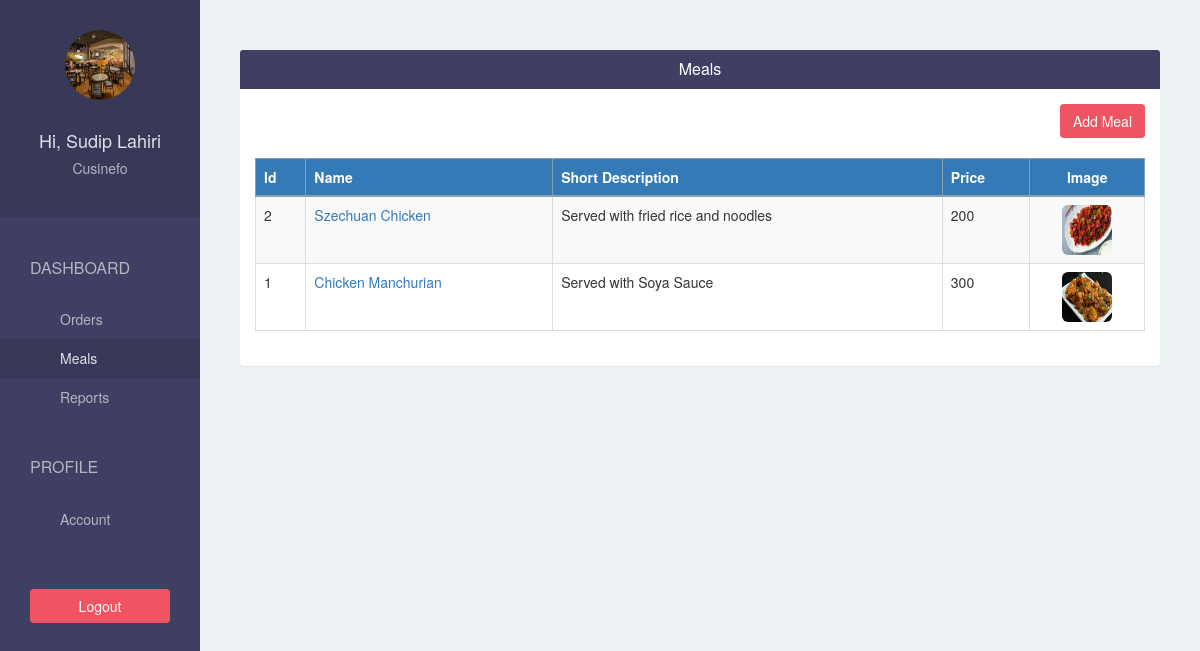
Page /restaurant/meal/ (signed in) on the committed database.
### foodtaskerapp/models.py (models this page shows, shortened)
class Restaurant(models.Model):
    user = models.OneToOneField(User, on_delete=models.CASCADE, related_name='restaurant')
    name = models.CharField(max_length=500)
    phone = models.CharField(max_length=500)
    address = models.CharField(max_length=500)
    logo = models.ImageField(upload_to='restaurant_logo/', blank=False)

class Meal(models.Model):
    restaurant = models.ForeignKey(Restaurant)
    name = models.CharField(max_length=500)
    short_description = models.CharField(max_length=500)
    image = models.ImageField(upload_to='meal_images/', blank=False)
    price = models.IntegerField(default=0)

### foodtaskerapp/views.py (the view)
# urls.py: url(r'^restaurant/meal/$', views.restaurant_meal, name = 'restaurant-meal'),
@login_required(login_url='/restaurant/sign-in/')
def restaurant_meal(request):
    meals = Meal.objects.filter(restaurant = request.user.restaurant).order_by("-id")
    return render(request, 'restaurant/meal.html', {"meals": meals})

### foodtaskerapp/templates/restaurant/meal.html
{% extends 'restaurant/base.html' %}
{% block page %}
    <div class="panel">
        <div class="panel-heading bg-blue">
            <h4 class="panel-title text-center text-white">Meals</h4>
        </div>
        <div class="panel-body">
            <div class="text-right">
                <a href="{% url 'restaurant-add-meal' %}" class="btn btn-pink">Add Meal</a>
                <br/>
                <br/>
            </div>
            <table class="table table-bordered table-hover table-striped">
                <thead>
                  <tr class="bg-primary text-white">
                    <th>Id</th>
                    <th>Name</th>
                    <th>Short Description</th>
                    <th>Price</th>
                    <th class="text-center">Image</th>
                  </tr>
                </thead>
                <tbody>
                    {% for meal in meals %}
                        <tr>
                          <td scope="row">{{ meal.id }}</td>
                          <td><a href="{% url 'restaurant-edit-meal' meal.id %}">{{ meal.name }}</a></td>
                          <td>{{ meal.short_description }}</td>
                          <td>{{ meal.price }}</td>
                          <td class="text-center"><img class="img-rounded"
                              src="{{ MEDIA_URL }}{{ meal.image }}" width="50" height="50"></td>
                        </tr>
                    {% endfor %}
                </tbody>
            </table>
        </div>
    </div>
{% endblock %}

### foodtaskerapp/templates/restaurant/base.html (shortened to what this page needs)
{% extends 'base.html' %}
{% block sidebar %}
    {% url 'restaurant-order' as restaurant_order_url %}
    {% url 'restaurant-meal' as restaurant_meal_url %}
    {% url 'restaurant-report' as restaurant_report_url %}
    {% url 'restaurant-account' as restaurant_account_url %}
    <div class="text-center">
      <img class="img-circle" src="{{ MEDIA_URL }}{{ request.user.restaurant.logo }}"
          width="70" height="70" />
      <br/>
      <br/>
      <h4>Hi, {{ request.user.get_full_name }}</h4>
      <h5>{{ request.user.restaurant.name }}</h5>
    </div>
    <div class="list-group">
      <span class="text-uppercase">Dashboard</span>
      <a href="{% url 'restaurant-order' %}"
          class="list-group-item {% if request.path == restaurant_order_url %} active {% endif %} ">
          Orders
        </a>
      <a href="{% url 'restaurant-meal' %}"
          class="list-group-item {% if request.path == restaurant_meal_url %} active {% endif %} ">Meals</a>
      <a href="{% url 'restaurant-report' %}"
          class="list-group-item {% if request.path == restaurant_report_url %} active {% endif %} ">Reports</a>
      <span class="text-uppercase">Profile</span>
      <a href="{% url 'restaurant-account' %}"
          class="list-group-item {% if request.path == restaurant_account_url %} active {% endif %} ">Account</a>
    </div>
    <div class="text-center">
      <a href="{% url 'restaurant-sign-out' %}?next={{ request.path }}"
          class="btn btn-pink">Logout</a>
    </div>
{% endblock %}

### foodtaskerapp/templates/base.html (shortened to what this page needs)
{% load staticfiles %}
<!DOCTYPE html>
<html lang="en">
<head>
  <link rel="stylesheet" href="{% static 'css/bootstrap.min.css' %}">
  <link rel="stylesheet" href="{% static 'css/style.css' %}">
</head>
<body>
  <div class="container-fluid">
    <div class="row">
      <div class="col-lg-2 col-md-2 col-sm-2 sidebar">
          {% block sidebar %}{% endblock %}
      </div>
      <div class="col-lg-10 col-lg-offset-2 col-md-10 col-md-offset-2 col-sm-10 col-sm-offset-2 content">
            {% block page %}{% endblock %}
        </div>
    </div>
  </div>
</body>
</html>

### foodtaskerapp/static/css/style.css (style rules this page uses)
body { padding-top: 50px; background-color: #EDF2F5; overflow: auto; }
.bg-blue { background-color: #3F3F63; }
.text-white { color: white; }
.btn-pink { color: white; background-color: #EE5462; }
.sidebar { height: 100vh; position: fixed; top: 0; left: 0; padding: 0; background-color: #3F3F63; overflow: auto; }
.sidebar > div:first-child { padding: 30px 10px; font-weight: bold; font-size: 15px; background-color: #383957; }
.sidebar > div:first-child > h4 { color: #e0deeb; }
.sidebar > div:first-child > h5 { color: #b6b4c1; }
.sidebar .list-group { padding: 0; background-color: #3F3F63; }
.sidebar .list-group > span { color: #b6b4c1; display: block; margin-top: 20px; padding: 20px 30px; font-size: 16px; font-weight: 300; }
.sidebar .list-group .list-group-item, .sidebar .list-group .list-group-item:focus { background-color: #3F3F63; color: #b6b4c1; border: 0; padding-left: 60px; padding-right: 30px; }
.sidebar .list-group .list-group-item.active, .sidebar .list-group .list-group-item:hover { background-color: #383957; color: #e0deeb; }
.sidebar > div:last-child { padding: 30px; }
.sidebar > div:last-child .btn { width: 100%; }
.content { padding: 0 40px; }
.content .panel { border: none; }
.table > thead > tr > th, .table > thead > tr > td { vertical-align: middle; }
.table, .table > thead > tr > th { border-color: #88A1B2 }

### rows in the picture
Meal: id "2", name "Szechuan Chicken", short_description "Served with fried rice and noodles", price "200", image (picture)
Meal: id "1", name "Chicken Manchurian", short_description "Served with Soya Sauce", price "300", image (picture)

### other values in the picture
{{ request.user.get_full_name }} "Sudip Lahiri"
{{ request.user.restaurant.name }} "Cusinefo"
